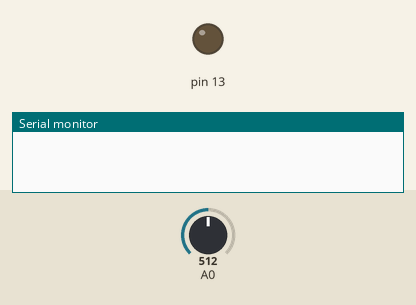
The sketch below on a simulated Arduino Uno, built with avr-gcc and run on an emulated ATmega328P. On the bench: output pins drawn as LEDs (lit = HIGH), the last lines printed to the serial monitor. The inputs (shaded band) are chosen by the test bench; at power-on: A0 = 512.

Above: at 0.1 s.
At 0.6 s:
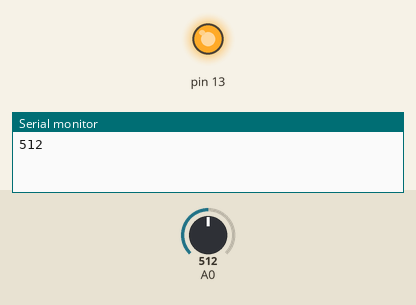
Timing chart, 0 to 2.1 s (numbered marks = the images above):
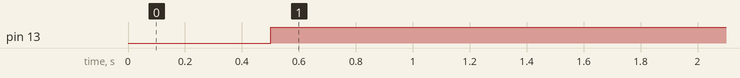

The sketch:

Control-Led-With-Pushbutton.ino
```cpp
int Button;
void setup() {
  // put your setup code here, to run once:
  pinMode(13, OUTPUT);
  Button = analogRead(A0);
  Serial.begin(9600);
}

void loop() {
  // put your main code here, to run repeatedly:
  Button = analogRead(A0);
  delay(500);
  Serial.println(Button);
  if (Button >= 1000){
      digitalWrite(13, 0);

  }
  else{
      digitalWrite(13, 1);

  }
}
```

Measured:
- by itself, pin 13: LOW → HIGH at 0.50 s
